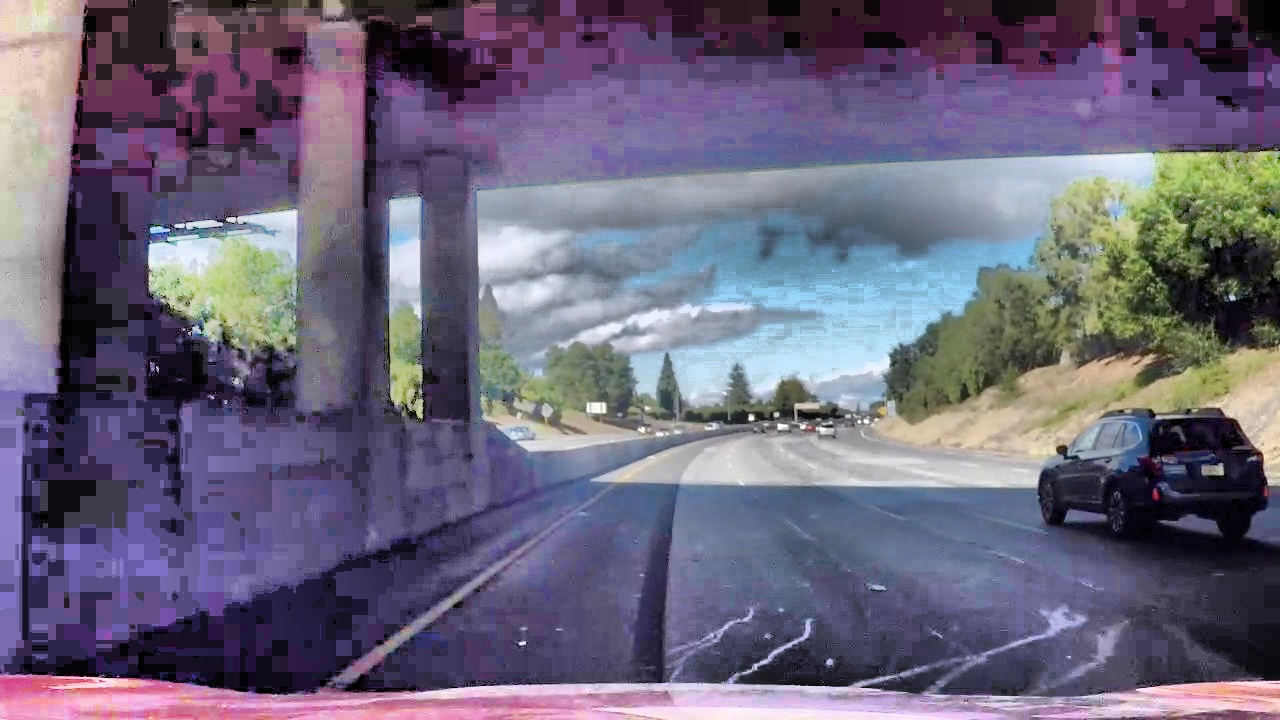
#> input picture image_dump/adj_tunnel_1.jpg, 1280 x 720 px
$ jupyter execute --allow-errors 'Analyze shadow.ipynb'   (shell and % lines are left out)   (older library calls are emulated)
#> lines starting #> are read from the running program, lines starting #| are printed output that depends on the picture; after the words box and inside, x2 and y2 are one past the last pixel; in counts of white or black regions, pixels touching at a corner belong together
### image_process.py
import numpy as np
import cv2
import glob
import os
import pickle
import matplotlib.pyplot as plt
from copy import copy

from sklearn.base import BaseEstimator, TransformerMixin
from sklearn.pipeline import Pipeline


class CameraCalibrator(BaseEstimator, TransformerMixin):
    """
    This class runs the camera images calibration and transform new images using the calibration parameters

    """

    # [24 lines left out: functions __init__, transform, not called in this run]

    def fit(self, X, y=None):

        return self


class CLAHE(BaseEstimator, TransformerMixin):
    def __init__(self):
        pass

    # [10 lines left out: function transform, not called in this run]

    def fit(self, X, y=None, **fit_params):
        return self


class PerspectiveTransformer(BaseEstimator, TransformerMixin):
    """
    This class performs perspective transformation in both (foward and reverse) direction

    """

    def __init__(self, dst=[
        [340, 720],
        [340, 0],
        [940, 0],
        [940, 720]
    ],
                 src=[(250, 686),  # left, bottom
                      (583, 458),  # left, top
                      (700, 458),  # right, top
                      (1060, 686)], inv_transform=False):

        self.src = np.array(src).astype(np.float32)

        self.dst = np.array(dst).astype(np.float32)

        self.inv_transform = inv_transform

    def transform(self, img, y=None):
        if self.inv_transform:
            return warper(img, self.dst, self.src)
        else:
            return warper(img, self.src, self.dst)

    def fit(self, X, y=None):
        return self

    def get_M(self):
        M = cv2.getPerspectiveTransform(self.src, self.dst)
        return M

    def get_invM(self):
        invM = cv2.getPerspectiveTransform(self.dst, self.src)
        return invM


class ColorFilter(BaseEstimator, TransformerMixin):
    def __init__(self):
        pass

    def _color_mask(self, X, low, high):
        nX = np.copy(X)
        mask = cv2.inRange(nX, low, high)
        nmask = np.zeros_like(mask)
        nmask[mask == 255] = 1
        return nmask

    def _filter_white(self, X):
        hsv = cv2.cvtColor(X, cv2.COLOR_RGB2HSV)
        white_hsv_low = np.array([10, 0, 160])
        white_hsv_high = np.array([255, 80, 255])
        white_filtered_image = self._color_mask(hsv, white_hsv_low, white_hsv_high)
        return white_filtered_image

    def _filter_yellow(self, X):
        hsv = cv2.cvtColor(X, cv2.COLOR_RGB2HSV)
        yellow_hsv_low = np.array([70, 80, 100])
        yellow_hsv_high = np.array([105, 255, 255])
        yellow_filtered_image = self._color_mask(hsv, yellow_hsv_low, yellow_hsv_high)
        return yellow_filtered_image

    def fit(self, X, y=None):
        return self

    def transform(self, X, y=None, mask=True):
        wh = self._filter_white(X)
        yl = self._filter_yellow(X)
        yellow_white_binary = np.zeros_like(wh)
        yellow_white_binary[(wh == 1) | (yl == 1)] = 1
        if mask:
            return yellow_white_binary
        res = cv2.bitwise_and(X, X, mask=yellow_white_binary)
        return res


# [20 lines left out: functions get_cv2_img_size, stack_lane_line, not called in this run]


def mag_thresh(img, sobel_kernel=3, mag_thresh=(0, 255), to_gray=True):
    if to_gray == True:
        # Convert to grayscale
        gray = cv2.cvtColor(img, cv2.COLOR_RGB2GRAY)
    else:
        gray = img
    # Take both Sobel x and y gradients
    sobelx = cv2.Sobel(gray, cv2.CV_64F, 1, 0, ksize=sobel_kernel)
    sobely = cv2.Sobel(gray, cv2.CV_64F, 0, 1, ksize=sobel_kernel)
    # Calculate the gradient magnitude
    gradmag = np.sqrt(sobelx ** 2 + sobely ** 2)
    # Rescale to 8 bit
    scale_factor = np.max(gradmag) / 255
    gradmag = (gradmag / scale_factor).astype(np.uint8)
    # Create a binary image of ones where threshold is met, zeros otherwise
    binary_output = np.zeros_like(gradmag)
    binary_output[(gradmag >= mag_thresh[0]) & (gradmag <= mag_thresh[1])] = 1

    # Return the binary image
    return binary_output


def abs_sobel_thresh(img, orient='x',
                     sobel_kernel=1, thresh=(0, 255), to_gray=True):
    # Convert to grayscale
    if to_gray:
        gray = cv2.cvtColor(img, cv2.COLOR_RGB2GRAY)
    else:
        gray = img
    # Apply x or y gradient with the OpenCV Sobel() function
    # and take the absolute value
    abs_sobel = None
    if orient == 'x':
        abs_sobel = np.absolute(cv2.Sobel(gray, cv2.CV_64F, 1, 0, ksize=sobel_kernel))
    if orient == 'y':
        abs_sobel = np.absolute(cv2.Sobel(gray, cv2.CV_64F, 0, 1, ksize=sobel_kernel))
    # Rescale back to 8 bit integer
    scaled_sobel = np.uint8(255 * abs_sobel / np.max(abs_sobel))
    # Create a copy and apply the threshold
    binary_output = np.zeros_like(scaled_sobel)
    # Here I'm using inclusive (>=, <=) thresholds, but exclusive is ok too
    binary_output[(scaled_sobel >= thresh[0]) & (scaled_sobel <= thresh[1])] = 1

    # Return the result
    return binary_output


def dir_threshold(img, sobel_kernel=3, thresh=(0, np.pi / 2),
                  to_gray=True, sx_thresh=(30, 100), sy_thesh=(30, 100)):
    # Grayscale
    if to_gray:
        img = np.copy(img)
        img = cv2.cvtColor(img, cv2.COLOR_RGB2GRAY)
    # Calculate the x and y gradients
    sobelx = cv2.Sobel(img, cv2.CV_64F, 1, 0, ksize=sobel_kernel)
    sobely = cv2.Sobel(img, cv2.CV_64F, 0, 1, ksize=sobel_kernel)
    # Take the absolute value of the gradient direction,
    # apply a threshold, and create a binary image result
    absgraddir = np.arctan2(np.absolute(sobely), np.absolute(sobelx))
    binary_output = np.zeros_like(absgraddir)
    binary_output[(absgraddir >= thresh[0]) & (absgraddir <= thresh[1])] = 1

    # Return the binary image
    return binary_output


def hls_select(img, thresh=(0, 255), channel=2):
    hls = cv2.cvtColor(img, cv2.COLOR_RGB2HLS)
    s_channel = hls[:, :, channel]
    binary_output = np.zeros_like(s_channel)
    binary_output[(s_channel > thresh[0]) & (s_channel <= thresh[1])] = 1
    return binary_output


def hsv_select(img, thresh=(0, 255), channel=2):
    hls = cv2.cvtColor(img, cv2.COLOR_RGB2HSV)
    s_channel = hls[:, :, channel]
    binary_output = np.zeros_like(s_channel)
    binary_output[(s_channel > thresh[0]) & (s_channel <= thresh[1])] = 1
    return binary_output


# [49 lines left out: functions channel_select, get_calibration_factors, not called in this run]


class EdgeExtractor(BaseEstimator):
    def __init__(self, s_thresh=(100, 255), sx_thresh=(50, 200)):
        self.s_thresh = s_thresh
        self.sx_thresh = sx_thresh

    # [12 lines left out: function transform, not called in this run]

    def fit(self, X, y):
        return self

    # [100 lines left out: functions visualize, yellow_white_luv, yellow_white_luv_gradx, simple_luv_lab, load_straight_lane_image, not called in this run]


def warper(img, src, dst):
    # Compute and apply perpective transform
    img_size = (img.shape[1], img.shape[0])
    M = cv2.getPerspectiveTransform(src, dst)
    warped = cv2.warpPerspective(img, M, img_size, flags=cv2.INTER_NEAREST)  # keep same size as input image

    return warped


class LaneFinder(BaseEstimator, TransformerMixin):
    # [120 lines left out: functions __init__, fit, _base_shifted, _check_lane_separation, _lr_curve_rad_cmp, not called in this run]

    def _reset_out_img(self, X):
        self.out_img = np.dstack((X, X, X))
        return self.out_img

    # [255 lines left out: functions _find_base, fit_by_window, _curve_fit, _curve_rad, _curve_rad_m, _fit_by_prev_fit and 3 more, not called in this run]


class MultiPassLaneFinder(BaseEstimator, TransformerMixin):

    def __init__(self):

        self.lf=LaneFinder()


    # [55 lines left out: functions fit, transform, fit_transform, not called in this run]


# [2 lines that do not run on import are left out]

### Analyze shadow.ipynb
[cell 1]
import cv2
import numpy as np
import pickle
import glob
from image_process import *

[cell 2]
def to_rgb(image):
    return np.flip(image,axis=2)

[cell 3]
#difficult_image=cv2.imread("./test_images/tunnel_1.jpg")
difficult_image=cv2.imread("./image_dump/adj_tunnel_1.jpg")
#> difficult_image is the input picture: shape (720, 1280, 3); mean B, G, R 121.8, 100.8, 106.9
plt.imshow(np.flip(difficult_image,axis=2))

## Filter yellow and white parts

[cell 4]
cf=ColorFilter()
wy_image=cf.transform(difficult_image,mask=False)
#> in _color_mask, `mask = cv2.inRange(nX, low, high)`:
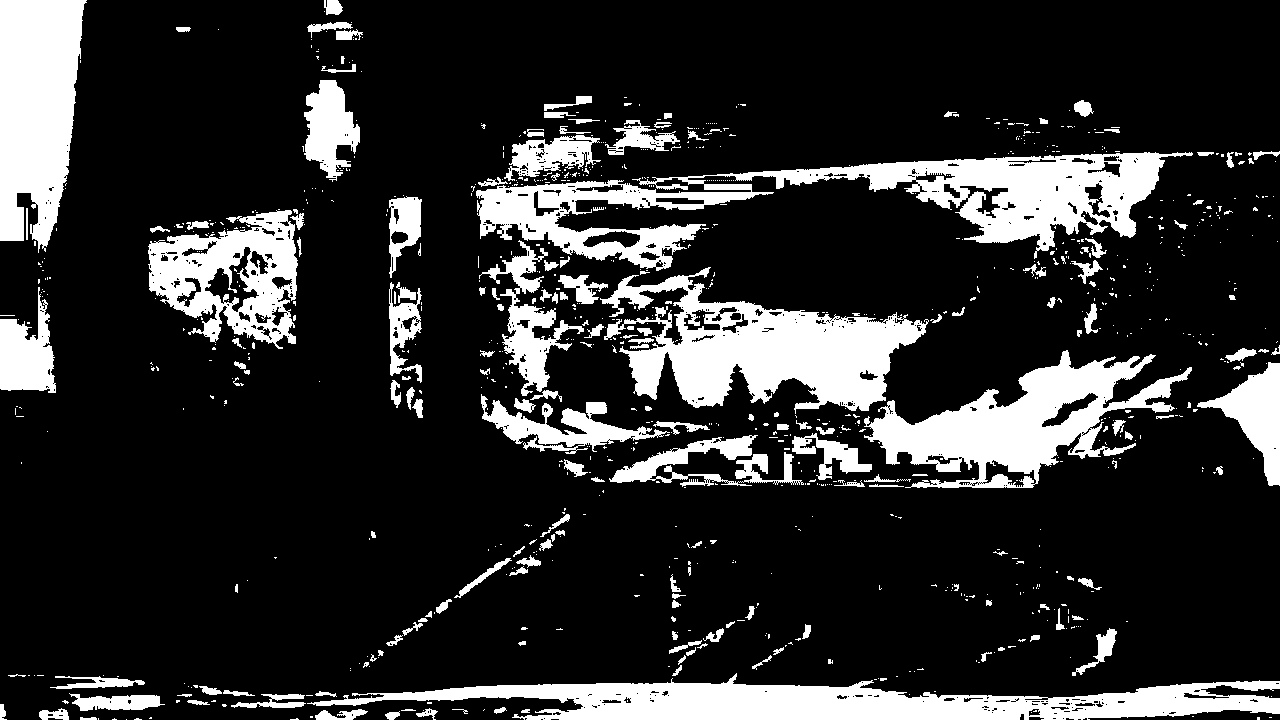
#> mask: shape (720, 1280); 18.1% white; 947 white regions (762 under 20 px), largest, box (x1, y1, x2, y2) and area: (476, 152, 1193, 271) 27541, (307, 673, 1280, 720) 23205, (600, 267, 929, 414) 22011
plt.imshow(to_rgb(wy_image))

[cell 5]
white_binary=cf._filter_white(difficult_image)
plt.imshow(white_binary,cmap='gray')

[cell 6]
yellow_binary=cf._filter_yellow(difficult_image)
plt.imshow(yellow_binary,cmap='gray')

[cell 7]
white_binary=cf._filter_white(difficult_image)
plt.imshow(white_binary,cmap='gray')

## To gray space

[cell 8]
gray=cv2.cvtColor(difficult_image,cv2.COLOR_RGB2GRAY)
plt.imshow(gray)

## To HSV space

[cell 9]
hsv=cv2.cvtColor(difficult_image,cv2.COLOR_RGB2HSV)

[cell 10]
plt.imshow(hsv[:,:,2])
plt.colorbar()

[cell 11]
v_binary=hsv_select(difficult_image,thresh=(170,255),channel=2)
#> v_binary: shape (720, 1280); values 0 (black) and 1 (white), 23.8% white; 604 white regions (492 under 20 px), largest, box (x1, y1, x2, y2) and area: (476, 152, 1253, 411) 78350, (0, 673, 1280, 720) 39541, (590, 351, 1210, 488) 30209
plt.imshow(v_binary)

## To HLS space

[cell 12]
hls=cv2.cvtColor(difficult_image,cv2.COLOR_RGB2HLS)
#> hls: shape (720, 1280, 3); mean of channels 0, 1, 2 111.6, 111.1, 65.7

[cell 13]
plt.imshow(hls)

[cell 14]
plt.imshow(hls[:,:,0])

[cell 15]
plt.imshow(hls[:,:,1])
plt.colorbar()

[cell 16]
plt.imshow(hls[:,:,2])
plt.colorbar()

## Color filtered image in HLS space

[cell 17]
wy_hls=cv2.cvtColor(wy_image,cv2.COLOR_RGB2HLS)
#> wy_hls: shape (720, 1280, 3); mean of channels 0, 1, 2 17.4, 36.8, 16
plt.imshow(wy_hls[:,:,2])

[cell 18]
ksize=3
gradx = abs_sobel_thresh(wy_image, orient='x', sobel_kernel=ksize, thresh=(20, 100))
#> gradx: shape (720, 1280); values 0 (black) and 1 (white), 5.1% white in thin lines or dots
plt.imshow(gradx)

[cell 19]
ksize=3
grady = abs_sobel_thresh(wy_image, orient='y', sobel_kernel=ksize, thresh=(20, 100))
#> grady: shape (720, 1280); values 0 (black) and 1 (white), 5.4% white in thin lines or dots
plt.imshow(grady)

[cell 20]
mag_binary=mag_thresh(wy_image,mag_thresh=(30,100))
#> in mag_thresh, `gradmag = np.sqrt(sobelx ** 2 + sobely ** 2)`:
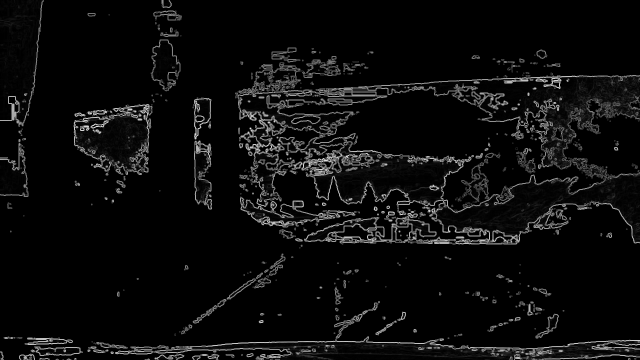
#> gradmag: shape (720, 1280) float64 (shown at 1/2 size); min 0, max 1115.1, mean 54.7; drawn with min black and max white
#> in mag_thresh, `scale_factor = np.max(gradmag) / 255`: scale_factor = 4.37
#> mag_binary: shape (720, 1280); values 0 (black) and 1 (white), 4.4% white in thin lines or dots
plt.imshow(mag_binary)

## Creating masks

[cell 21]
s_binary_1=hls_select(difficult_image,thresh=(90,200),channel=1)
#> s_binary_1: shape (720, 1280); values 0 (black) and 1 (white), 57.9% white; 1231 black regions (1026 under 20 px), largest, box (x1, y1, x2, y2) and area: (4, 0, 1280, 720) 240231, (1033, 408, 1280, 718) 48144, (1075, 196, 1280, 388) 18294
plt.imshow(s_binary_1)

[cell 22]
s_binary_2=hls_select(difficult_image,thresh=(140,255),channel=2)
#> s_binary_2: shape (720, 1280); values 0 (black) and 1 (white), 5.9% white; 1628 white regions (1467 under 20 px), largest, box (x1, y1, x2, y2) and area: (0, 648, 994, 720) 15020, (678, 260, 979, 393) 13597, (1136, 680, 1280, 712) 2707
plt.imshow(s_binary_2)

[cell 23]
combined=np.zeros_like(s_binary_2)
combined[((s_binary_2==1) & (s_binary_1==1))]=1
plt.imshow(combined)

[cell 24]
combined=np.zeros_like(s_binary_2)
combined[((s_binary_2==1) & (white_binary==255) & (s_binary_1==1))|(yellow_binary==255)]=1
plt.imshow(combined)

[cell 25]
ksize=9
gradx = abs_sobel_thresh(difficult_image, orient='x', sobel_kernel=ksize, thresh=(20, 100))
#> gradx: shape (720, 1280); values 0 (black) and 1 (white), 11.7% white; 2672 white regions (1601 under 20 px), largest, box (x1, y1, x2, y2) and area: (377, 185, 430, 435) 3313, (51, 0, 90, 406) 3236, (178, 291, 256, 396) 2097
plt.imshow(gradx)

[cell 26]
ksize=9
grady = abs_sobel_thresh(difficult_image, orient='y', sobel_kernel=ksize, thresh=(60, 200))
#> grady: shape (720, 1280); values 0 (black) and 1 (white), 2.6% white; 653 white regions (437 under 20 px), largest, box (x1, y1, x2, y2) and area: (340, 635, 810, 695) 2195, (593, 481, 1038, 489) 1266, (0, 671, 317, 697) 1234
plt.imshow(grady)

[cell 27]
dir_binary=dir_threshold(difficult_image,thresh=(0.7,1.3),sobel_kernel=3)
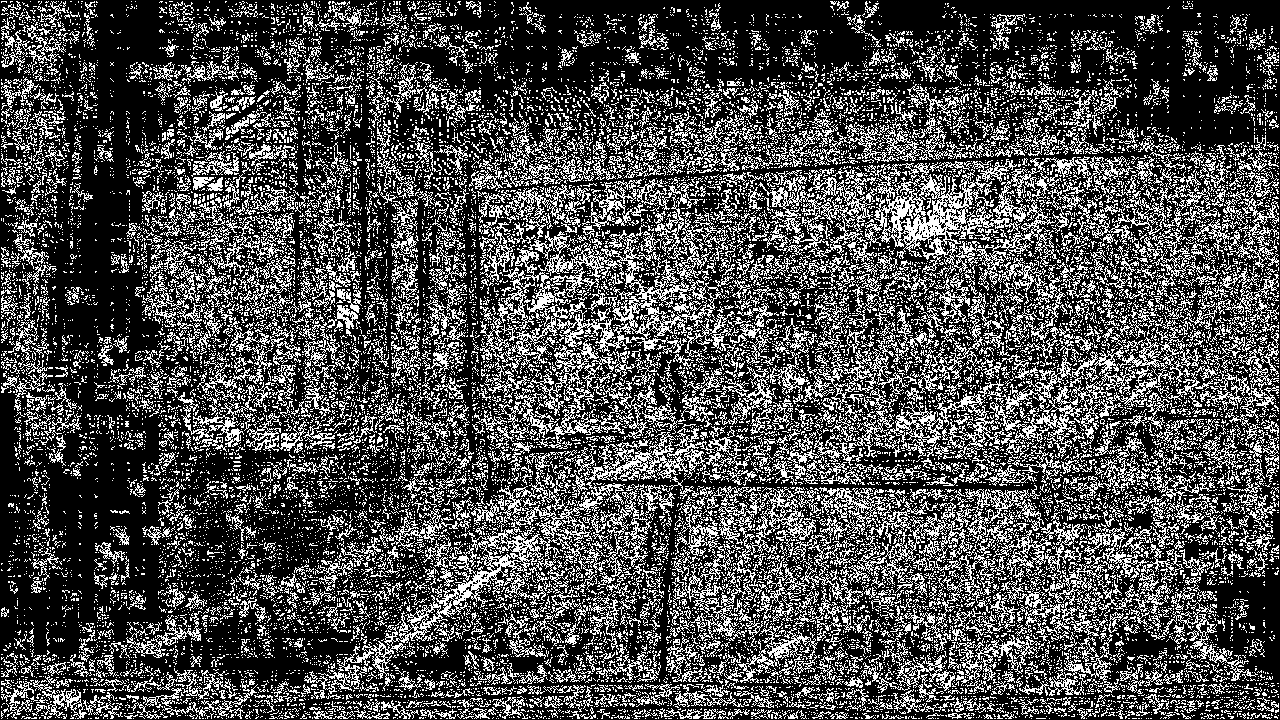
#> dir_binary: shape (720, 1280) float64; values 0 (black) and 1 (white), 30.1% white in thin lines or dots
plt.imshow(dir_binary)

[cell 28]
dir_binary_2=dir_threshold(hls[:,:,2],thresh=(0.9,1.2),sobel_kernel=3,to_gray=False)
#> call 2 of dir_threshold, with sobel_kernel = 3, thresh = (0.9, 1.2), to_gray = False, sx_thresh = (30, 100), sy_thesh = (30, 100)
#> in dir_threshold (call 2), `sobelx = cv2.Sobel(img, cv2.CV_64F, 1, 0, ksize=sobel_kernel)`:
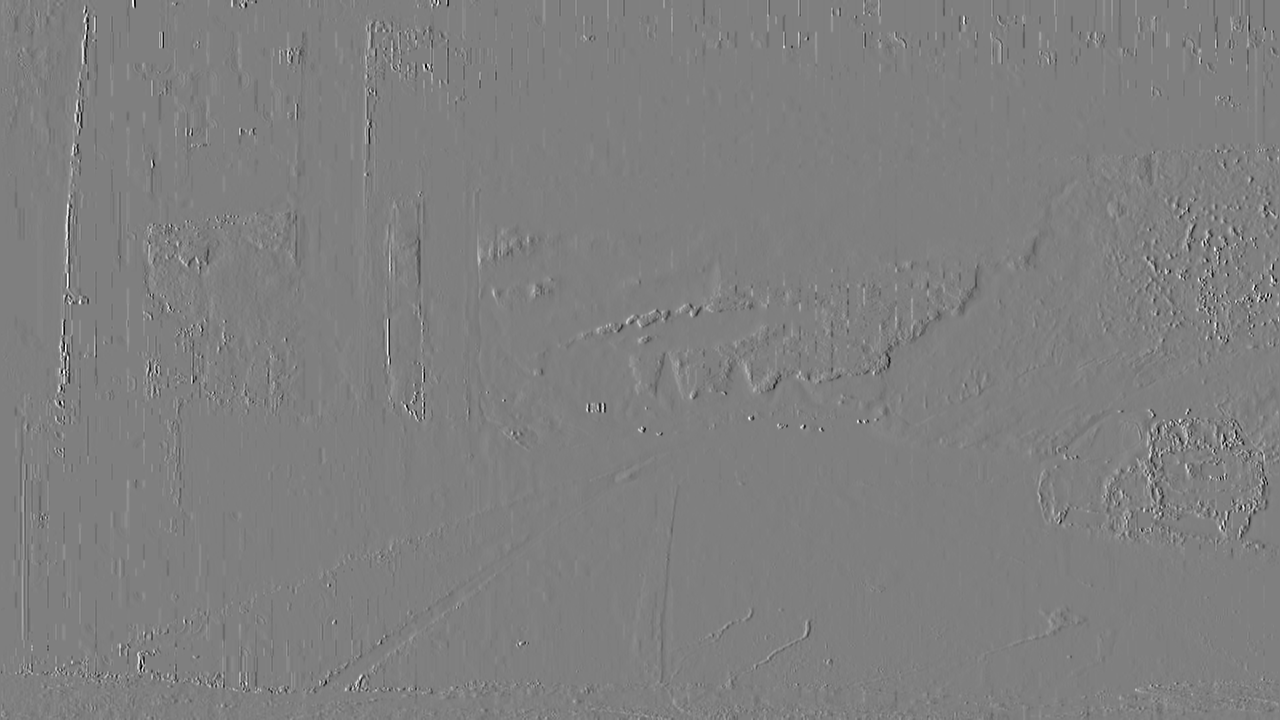
#> sobelx: shape (720, 1280) float64; min -1020, max 1020, mean 0; drawn with min black and max white
plt.imshow(dir_binary_2)

[cell 29]
mag_binary=mag_thresh(difficult_image,mag_thresh=(20,100))
plt.imshow(mag_binary)

[cell 30]
combined=np.zeros_like(dir_binary)
combined[((gradx==1) & (grady==1))]=1
plt.imshow(combined)

[cell 31]
combined=np.zeros_like(dir_binary)
combined[((dir_binary==1) & (mag_binary==1))]=1
plt.imshow(combined)

[cell 32]
combined=np.zeros_like(dir_binary)
combined[((dir_binary_2==1) & (mag_binary==1))]=1
plt.imshow(combined)

[cell 33]
combined=np.zeros_like(dir_binary)
combined[(s_binary_1==1) & (s_binary_2==1)]=1
plt.imshow(combined)

[cell 34]
combined=np.zeros_like(dir_binary)
combined[((dir_binary==1) & (mag_binary==1))|((gradx==1) &(grady==1))|((s_binary_1==1) & (s_binary_2==1))]=1
plt.imshow(combined)

[cell 35]
combined=np.zeros_like(dir_binary)
combined[((dir_binary==1) & (mag_binary==1))|((gradx==1) &(grady==1))|((s_binary_2==1))]=1
plt.imshow(combined)

[cell 36]
combined=np.zeros_like(dir_binary)
combined[((dir_binary==1) & (s_binary_2==1))|((gradx==1) &(grady==1))]=1
plt.imshow(combined)

#> (a cell that did not finish here is left out)

[cell 38]
wy_binary=cf.transform(difficult_image)
plt.imshow(wy_binary)

[cell 39]
combined=np.zeros_like(dir_binary)
combined[((gradx==1) & (grady==1))|(wy_binary==1)]=1
plt.imshow(combined)

[cell 40]
combined=np.zeros_like(dir_binary)
combined[(((dir_binary==1) & (mag_binary==1))|(wy_binary==1))]=1
plt.imshow(combined)

[cell 41]
mag_binary=mag_thresh(hls[:,:,2],mag_thresh=(50,150),to_gray=False)
plt.imshow(mag_binary)

[cell 42]
combined=np.zeros_like(dir_binary)
combined[((dir_binary_2==1) & (mag_binary==1))]=1
plt.imshow(combined)

[cell 43]
combined=np.zeros_like(dir_binary)
combined[((dir_binary==1) & (s_binary_2==1))]=1
plt.imshow(combined)

#> (a cell that did not finish here is left out)

[cell 45]
combined=np.zeros_like(s_binary_2)
combined[((s_binary_1==1) & (dir_binary==1))|(yellow_binary==255)]=1
plt.imshow(combined)

[cell 46]
combined=np.zeros_like(s_binary_2)
combined[((s_binary_1==1) & (s_binary_2==1))|(yellow_binary==255)|((gradx==1) & (grady==1))]=1
plt.imshow(combined)

[cell 47]
combined=np.zeros_like(s_binary_2)
combined[((s_binary_2==1) & (white_binary==255))|(yellow_binary==255)|((gradx==1)& (dir_binary==1))]=1
plt.imshow(combined)

[cell 48]
combined=np.zeros_like(s_binary_2)
combined[((s_binary_2==1)&(white_binary==255))|(yellow_binary==255)|((gradx==1)& (dir_binary==1)&(white_binary==255))]=1
plt.imshow(combined)

[cell 49]
pers=PerspectiveTransformer()
cb=pers.transform(combined)
plt.imshow(cb)
